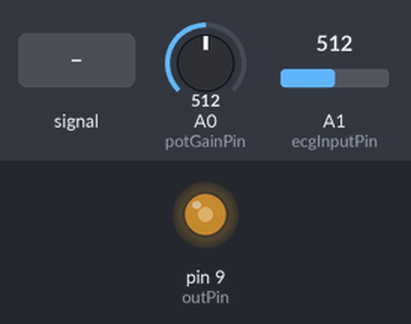
Simulated run of this sketch. Board: Arduino Uno, built with avr-gcc and run on an emulated ATmega328P. Parts: output pins drawn as LEDs (lit = HIGH). Inputs (shaded band) come from the test bench; at power-on: A0 (potGainPin) = 512, A1 (ecgInputPin) = 512. What the sketch prints to the serial monitor is not drawn.

Above: at 1.2 s.
1.3 s: A1 (ecgInputPin) fed a 200 Hz sine of ±81 counts around its level
At 2.5 s:
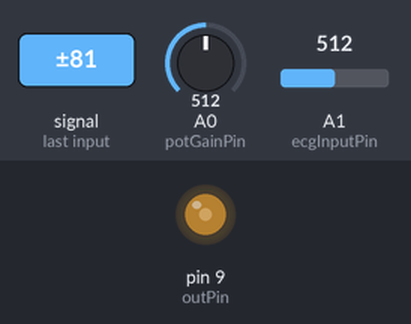
4.3 s: A0 (potGainPin) set to 370
At 5.5 s:
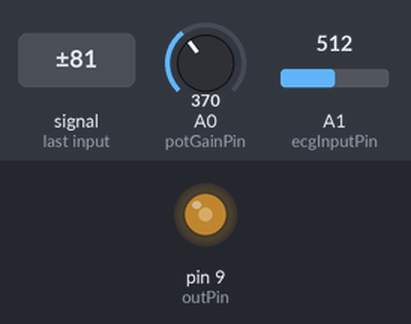
6.1 s: A0 (potGainPin) set to 341
At 7.0 s:
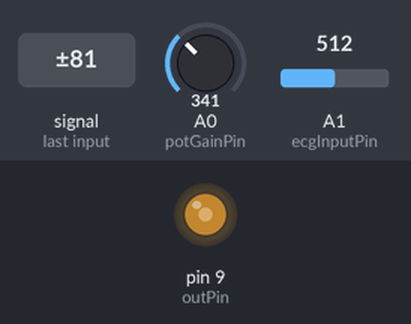
7.7 s: A1 (ecgInputPin) set to 0
At 8.8 s:
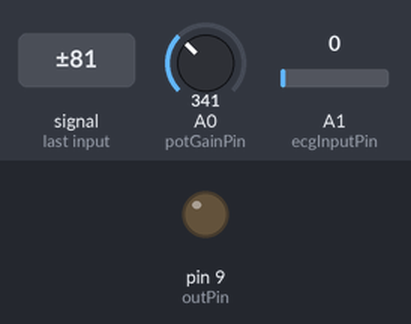
9.2 s: A1 (ecgInputPin) set to 511
At 10.3 s:
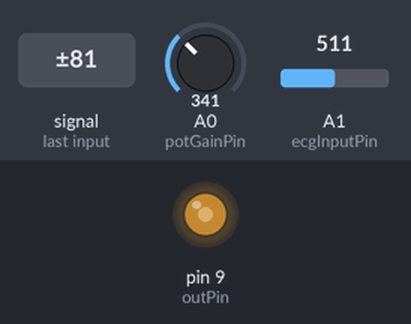
12.2 s: A1 (ecgInputPin) fed a 1000 Hz sine of ±255 counts around its level
Timing chart, 0 to 16.2 s (numbered marks = the images above; inputs shaded):
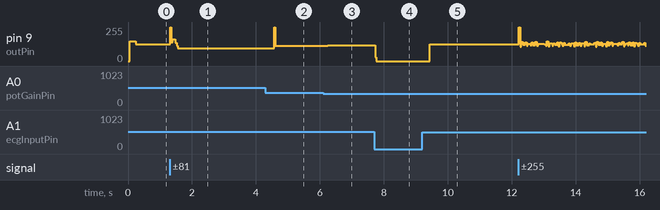

Measured:
- after the input at 1.3 s, pin 9 (outPin): 127/255 → 162/255 at once, → 96/255 0.16 s later
- after the input at 4.3 s, pin 9 (outPin): 96/255 → 114/255 after 0.27 s
- after the input at 6.1 s, pin 9 (outPin): 114/255 → 120/255 after 0.15 s
- after the input at 7.7 s, pin 9 (outPin): 120/255 → 0/255 at once
- after the input at 9.2 s, pin 9 (outPin): 0/255 → 125/255 after 0.24 s

The sketch:

austin_pure_circuit_chebyshev.ino
```cpp
// ===== INTEGRATED ECG SIGNAL PROCESSOR + CHEBYSHEV NOTCH =====
// For AD620 + LM741 DIY Circuit
// Rejection Frequency: 60Hz | Sampling Rate: 500Hz

// --- Chebyshev Type II Notch Variables ---
float xc[3] = {0, 0, 0}; // Input history
float yc[3] = {0, 0, 0}; // Output history

// Coefficients calculated for 60Hz Rejection at 500Hz Sampling
// This provides a steep, narrow stopband
float bc[] = {0.9328, -1.3320, 0.9328};
float ac[] = {1.0000, -1.3320, 0.8656};

// --- Pin Definitions ---
const int ecgInputPin = A1;
const int potGainPin  = A0;
const int outPin      = 9;

void setup() {
  pinMode(ecgInputPin, INPUT);
  pinMode(potGainPin, INPUT);
  pinMode(outPin, OUTPUT);

  // High baud rate is mandatory for timing accuracy
  Serial.begin(115200);
}

void loop() {
  // 1. Read Raw Sensor
  int rawValue = analogRead(ecgInputPin);

  // 2. Chebyshev Notch Implementation (Difference Equation)
  xc[0] = (float)rawValue;

  // yc[0] = (b0*x0 + b1*x1 + b2*x2 - a1*y1 - a2*y2) / a0
  yc[0] = bc[0]*xc[0] + bc[1]*xc[1] + bc[2]*xc[2]
          - ac[1]*yc[1] - ac[2]*yc[2];

  // Shift buffers for next sample
  xc[2] = xc[1]; xc[1] = xc[0];
  yc[2] = yc[1]; yc[1] = yc[0];

  // 3. Digital Gain Control
  int potValue = analogRead(potGainPin);

  // Center the signal (assuming mid-rail is 512)
  float centered = yc[0] - 512.0;

  // Gain range: 1.0x to 25.0x
  float gain = map(potValue, 0, 1023, 10, 250) / 10.0;
  float scaledSignal = centered * gain;

  // 4. Re-center for Plotter
  float finalPlot = scaledSignal + 512.0;

  // 5. PWM Output (Simulated Analog)
  int pwmOut = map((int)finalPlot, 0, 1023, 0, 255);
  analogWrite(outPin, constrain(pwmOut, 0, 255));

  // 6. Serial Output
  // Blue line is Raw, Red line is the "Surgically Cleaned" signal
  Serial.print("Raw:");
  Serial.print(rawValue);
  Serial.print(",");
  Serial.print("Chebyshev_Notch:");
  Serial.println(finalPlot);

  // CRITICAL: The notch is math-locked to 500Hz.
  // delay(2) ensures the math hits exactly 60Hz.
  delay(2);
}
```
